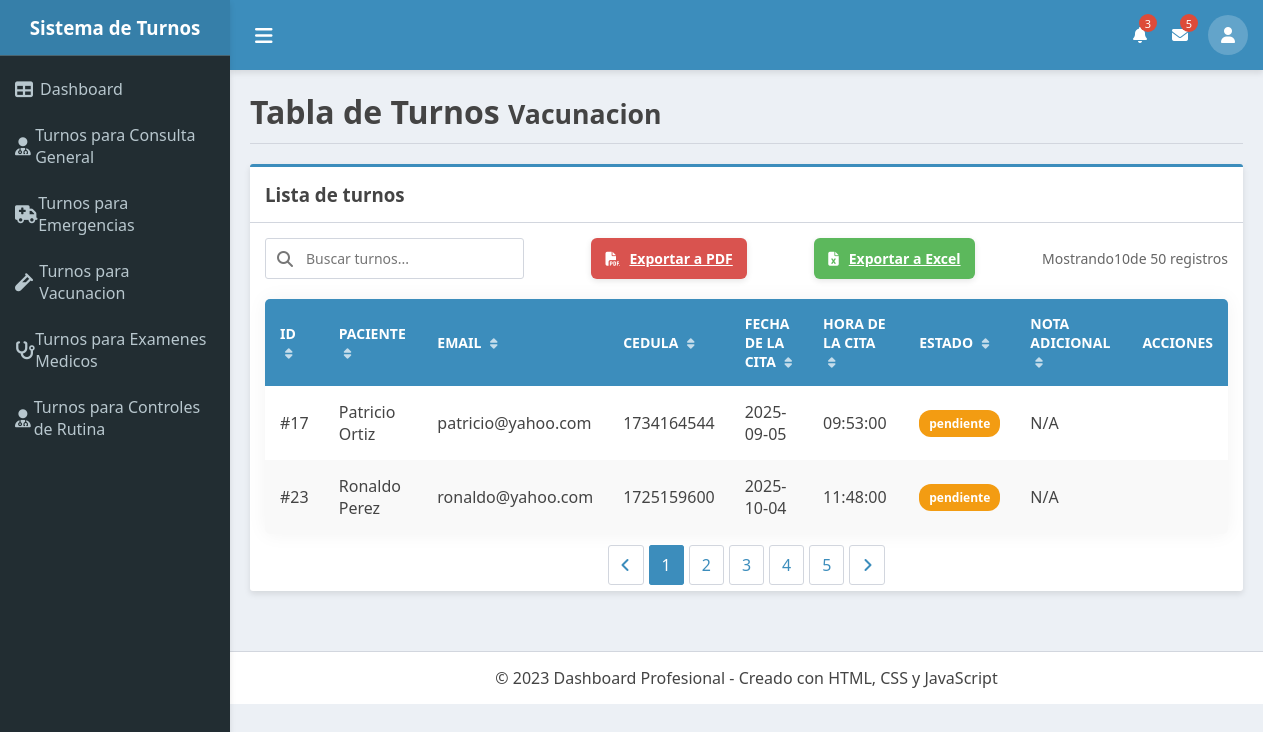
The page /vista_vacunacion.php (signed in) on the database its author committed.
### tables this page shows
CREATE TABLE `turnos` (
  `id` int(10) UNSIGNED NOT NULL,
  `servicio_id` int(10) UNSIGNED NOT NULL,
  `usuario_id` int(10) UNSIGNED NOT NULL,
  `fecha_cita` date NOT NULL,
  `hora_cita` time NOT NULL,
  `cedula` varchar(10) NOT NULL,
  `nota_adicional` text DEFAULT NULL,
  `estado` enum('pendiente','realizado') NOT NULL DEFAULT 'pendiente',
  `creado_en` datetime NOT NULL DEFAULT current_timestamp(),
  `actualizado_en` datetime NOT NULL DEFAULT current_timestamp() ON UPDATE current_timestamp()
);

CREATE TABLE `usuarios` (
  `id` int(10) UNSIGNED NOT NULL,
  `nombre` varchar(100) NOT NULL,
  `usuario` varchar(100) NOT NULL,
  `email` varchar(150) NOT NULL,
  `cedula` varchar(10) NOT NULL,
  `password` varchar(255) NOT NULL,
  `rol` enum('admin','cliente') NOT NULL DEFAULT 'cliente',
  `creado_en` datetime NOT NULL DEFAULT current_timestamp(),
  `actualizado_en` datetime NOT NULL DEFAULT current_timestamp() ON UPDATE current_timestamp()
);

### vista_vacunacion.php (the view, shortened to what this page needs)
<?php
include("templates/header.php");
include_once 'bd/conexion.php';
$conexion->exec(" UPDATE turnos SET estado = 'realizado' WHERE estado = 'pendiente'  AND STR_TO_DATE(CONCAT(fecha_cita, ' ', hora_cita), '%Y-%m-%d %H:%i:%s') < NOW()");
$sql = $conexion->prepare("SELECT turnos.id AS id_turno, usuarios.cedula AS cedula, fecha_cita, hora_cita, nota_adicional,estado,estado,usuarios.nombre AS nombre_paciente, usuarios.email AS email_paciente FROM turnos INNER JOIN servicios ON turnos.servicio_id = servicios.id INNER JOIN usuarios ON turnos.usuario_id = usuarios.id WHERE turnos.servicio_id = 4");
$sql->execute();
$turnos = $sql->fetchAll(PDO::FETCH_OBJ);
?>
<div class="page-header">
    <h1>Tabla de Turnos <small>Vacunacion</small></h1>
</div>
<div class="card fade-in">
    <div class="card-header">
        <h3>Lista de turnos</h3>
    </div>
    <div class="card-body">
        <div class="table-controls">
            <div class="search-box">
                <i class="fas fa-search"></i>
                <input type="text" id="searchInput" placeholder="Buscar turnos...">
            </div>
            <a class="btn btn-export btn-pdf" href="registrosPDF/imprimir_registro_va_pdf.php" target="_blank">
                <i class="fas fa-file-pdf"></i> Exportar a PDF
            </a>
            <a class="btn btn-export btn-excel" href="registrosExcel/imprimir_registro_va_excel.php">
                <i class="fas fa-file-excel"></i> Exportar a Excel
            </a>
            <div class="table-info">
                Mostrando <span id="itemsCount"> 10</span> de 50 registros
            </div>
        </div>
        <table class="styled-table">
            <thead>
                <tr>
                    <th>ID <i class="fas fa-sort"></i></th>
                    <th>Paciente <i class="fas fa-sort"></i></th>
                    <th>Email <i class="fas fa-sort"></i></th>
                    <th>Cedula <i class="fas fa-sort"></i></th>
                    <th>Fecha de la Cita <i class="fas fa-sort"></i></th>
                    <th>Hora de la Cita <i class="fas fa-sort"></i></th>
                    <th>Estado <i class="fas fa-sort"></i></th>
                    <th>Nota Adicional <i class="fas fa-sort"></i></th>
                    <th>Acciones</th>
                </tr>
            </thead>
            <tbody>
                <?php foreach ($turnos as $item) { ?>
                    <tr>
                        <td>#<?php echo $item->id_turno; ?></td>
                        <td><?php echo $item->nombre_paciente; ?></td>
                        <td><?php echo $item->email_paciente; ?></td>
                        <td><?php echo $item->cedula; ?></td>
                        <td><?php echo $item->fecha_cita; ?></td>
                        <td><?php echo $item->hora_cita; ?></td>
                        <td>
                            <?php if ($item->estado == "pendiente") { ?>
                                <span class="badge badge-warning">
                                    <?php echo $item->estado; ?>
                                </span>
                            <?php } elseif ($item->estado == "realizado") { ?>
                                <span class="badge badge-success">
                                    <?php echo $item->estado; ?>
                                </span>
                            <?php } ?>
                        </td>
                        <?php if ($item->nota_adicional != "") { ?>
                            <td><?php echo $item->nota_adicional; ?></td>
                        <?php } else { ?>
                            <td>N/A</td>
                        <?php } ?>
                        <td>
                        </td>
                    </tr>
                <?php } ?>
            </tbody>
        </table>
        <div class="pagination">
            <li class="page-item"><a class="page-link" href="#"><i class="fas fa-angle-left"></i></a></li>
            <li class="page-item active"><a class="page-link" href="#">1</a></li>
            <li class="page-item"><a class="page-link" href="#">2</a></li>
            <li class="page-item"><a class="page-link" href="#">3</a></li>
            <li class="page-item"><a class="page-link" href="#">4</a></li>
            <li class="page-item"><a class="page-link" href="#">5</a></li>
            <li class="page-item"><a class="page-link" href="#"><i class="fas fa-angle-right"></i></a></li>
        </div>
    </div>
</div>
<?php include 'templates/footer.php'; ?>

### templates/header.php (style rules this page uses)
:root { --primary: #3c8dbc; --secondary: #222d32; --light: #ecf0f5; --success: #00a65a; --info: #00c0ef; --warning: #f39c12; --danger: #dd4b39; --text: #444; --text-light: #b8c7ce; --border: #d2d6de; --shadow: 0 3px 6px rgba(0,0,0,0.1); }
* { margin: 0; padding: 0; box-sizing: border-box; font-family: 'Segoe UI', Tahoma, Geneva, Verdana, sans-serif; }
body { background-color: var(--light); color: var(--text); overflow-x: hidden; }
.page-header { margin-bottom: 20px; padding-bottom: 10px; border-bottom: 1px solid var(--border); }
.card { background: white; border-radius: 3px; box-shadow: var(--shadow); margin-bottom: 20px; border-top: 3px solid var(--primary); }
.card-header { padding: 15px; border-bottom: 1px solid var(--border); font-weight: 600; color: var(--text); display: flex; justify-content: space-between; align-items: center; }
.card-body { padding: 15px; }
.btn { padding: 8px 15px; border: none; border-radius: 3px; cursor: pointer; font-weight: 600; transition: all 0.2s; }
.fade-in { animation: fadeIn 0.5s; }
.badge { padding: 3px 8px; border-radius: 10px; font-size: 12px; font-weight: 600; }
.badge-warning { background: var(--warning); color: white; }

### vista_vacunacion.php (style rules this page uses)
.card { background: white; border-radius: 3px; box-shadow: var(--shadow); margin-bottom: 20px; border-top: 3px solid var(--primary); }
.card-header { padding: 15px; border-bottom: 1px solid var(--border); font-weight: 600; color: var(--text); display: flex; justify-content: space-between; align-items: center; }
.card-body { padding: 15px; overflow-x: auto; }
.styled-table { width: 100%; border-collapse: separate; border-spacing: 0; border-radius: 5px; overflow: hidden; box-shadow: 0 0 20px rgba(0, 0, 0, 0.05); }
.styled-table thead tr { background-color: var(--primary); color: white; text-align: left; }
.styled-table th, .styled-table td { padding: 15px; position: relative; transition: all 0.3s; }
.styled-table th { font-weight: 600; text-transform: uppercase; font-size: 14px; cursor: pointer; user-select: none; }
.styled-table th i { margin-left: 5px; font-size: 12px; opacity: 0.7; }
.styled-table tbody tr { border-bottom: 1px solid #eee; transition: all 0.3s; }
.styled-table tbody tr:nth-of-type(even) { background-color: #f9f9f9; }
.styled-table tbody tr:last-of-type { border-bottom: 2px solid var(--primary); }
.styled-table tbody td { position: relative; }
.badge { padding: 5px 10px; border-radius: 12px; font-size: 12px; font-weight: 600; display: inline-block; }
.badge-warning { background: var(--warning); color: white; }
.btn { padding: 6px 10px; border: none; border-radius: 3px; cursor: pointer; font-weight: 600; transition: all 0.2s; display: inline-flex; align-items: center; justify-content: center; }
.btn i { margin-right: 4px; }
.btn-export { font-size: 14px; padding: 8px 14px; border-radius: 6px; display: inline-flex; align-items: center; gap: 6px; box-shadow: 0 2px 6px rgba(0, 0, 0, 0.1); transition: transform 0.2s, box-shadow 0.2s; }
.btn-pdf { background: #d9534f; color: white; }
.btn-excel { background: #5cb85c; color: white; }
.table-controls { display: flex; justify-content: space-between; margin-bottom: 20px; flex-wrap: wrap; gap: 15px; }
.search-box { position: relative; min-width: 250px; }
.search-box input { width: 100%; padding: 10px 15px 10px 40px; border: 1px solid var(--border); border-radius: 3px; font-size: 14px; transition: all 0.3s; }
.search-box i { position: absolute; left: 12px; top: 50%; transform: translateY(-50%); color: #777; }
.table-info { display: flex; align-items: center; color: #666; font-size: 14px; }
.pagination { display: flex; justify-content: center; margin-top: 20px; gap: 5px; }
.page-item { display: inline-block; }
.page-link { padding: 8px 12px; border: 1px solid var(--border); border-radius: 3px; color: var(--primary); text-decoration: none; transition: all 0.2s; }
.page-item.active .page-link { background: var(--primary); color: white; border-color: var(--primary); }
.fade-in { animation: fadeIn 0.5s; }

### rows shown on the page
turnos: id "17", usuario.nombre "Patricio Ortiz", usuario.email "patricio@yahoo.com", usuario.cedula "1734164544", fecha_cita "2025-09-05", hora_cita "09:53:00", estado "pendiente", nota_adicional "N/A"
turnos: id "23", usuario.nombre "Ronaldo Perez", usuario.email "ronaldo@yahoo.com", usuario.cedula "1725159600", fecha_cita "2025-10-04", hora_cita "11:48:00", estado "pendiente", nota_adicional "N/A"
